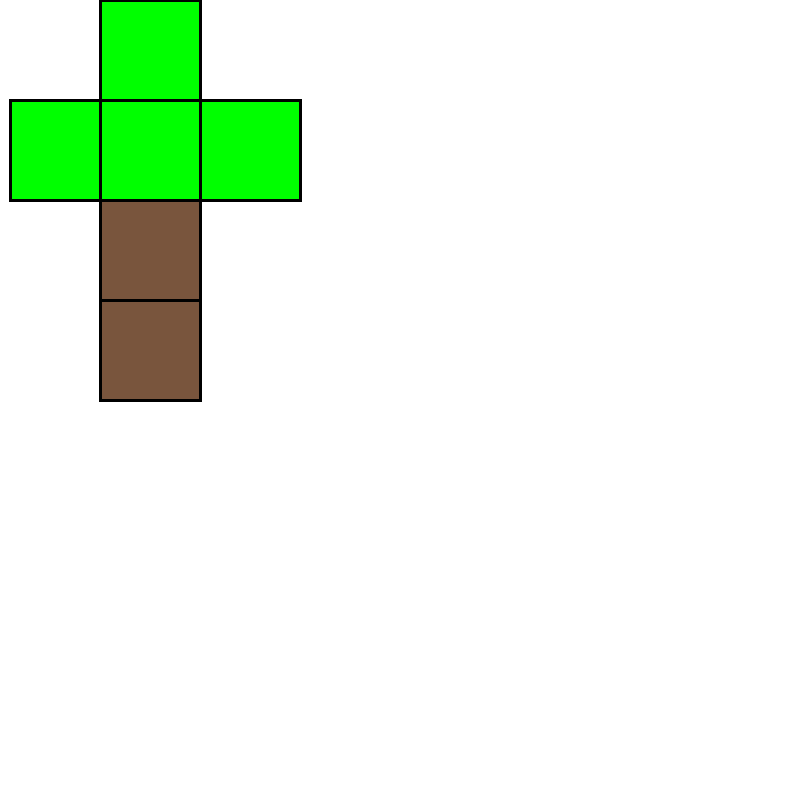
Frame 1 (no input)
Frame 60 (the mouse pressed at the canvas centre just before this capture): identical to frame 1, image omitted
Frame 120 (the mouse held since frame 60 and released just before this capture): identical to frame 1, image omitted

The Processing sketch that drew this single still picture (run headless with seeded random() and noise(); from frame 60 on, the mouse is pressed at the canvas centre):

// Processing sketch: Opdr_9_9
// ── Opdr_9_9.pde
void setup() {
  size(800, 800);
}

void draw() {
  background(255, 255, 255);
  strokeWeight(3);

  //Bladeren
  fill(0, 255, 0);
  blad1(10, 100, 100, 100);
  blad2(100, 100, 100, 100);
  blad3(200, 100, 100, 100);
  blad4(100, 0, 100, 100);

  //Stam
  fill(121, 85, 61);
  stam1(100, 200, 100, 100);
  stam1(100, 300, 100, 100);
}

//Bladeren
void blad1(int x, int y, int w, int h) {
  rect(x, y, w, h);
}
void blad2(int x, int y, int w, int h) {
  rect(x, y, w, h);
}
void blad3(int x, int y, int w, int h) {
  rect(x, y, w, h);
}
void blad4(int x, int y, int w, int h) {
  rect(x, y, w, h);
}

//Stam
void stam1(int x, int y, int w, int h) {
  rect(x, y, w, h);
}
void stam2(int x, int y, int w, int h) {
  rect(x, y, w, h);
}
